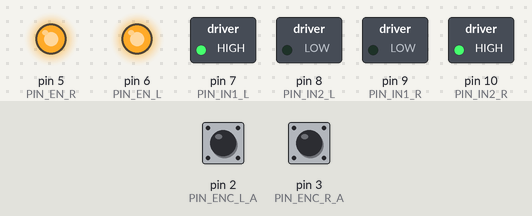
This program was run on a simulated Arduino Uno, built with avr-gcc and run on an emulated ATmega328P. Shown: switched loads named in the program (green lamp = pin HIGH), output pins drawn as LEDs (lit = HIGH). Inputs (shaded band) come from the test bench; at power-on: pin 2 (PIN_ENC_L_A) HIGH, pin 3 (PIN_ENC_R_A) HIGH. What the program prints to the serial monitor is not drawn.

Above: at 0.1 s.
Timing chart, 0 to 1.6 s (numbered marks = the images above):
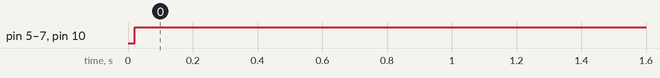

Measured:
- by itself, pin 5 (PIN_EN_R), pin 6 (PIN_EN_L), pin 7 (PIN_IN1_L), pin 10 (PIN_IN2_R): LOW → HIGH at 0.02 s

The program:

main.cpp
```cpp
#include <Arduino.h>
#include "config.h"
#include "motor.h"
#include "encoder.h"
#include "sensor.h"
#include "motion.h"

#define PIN_R_SENSOR   A3
#define PIN_L_SENSOR   A2

#define PIN_IN1_L       7
#define PIN_IN2_L       8
#define PIN_EN_L        6
#define PIN_ENC_L_A     2
#define PIN_ENC_L_B     4

#define PIN_IN1_R       9
#define PIN_IN2_R      10
#define PIN_EN_R        5
#define PIN_ENC_R_A     3
#define PIN_ENC_R_B    11

config_t config;

static Encoder    Enc_L(config.motor_L);
static Encoder    Enc_R(config.motor_R);
static Motor      Motor_L(config.motor_L, Enc_L);
static Motor      Motor_R(config.motor_R, Enc_R);
static LineSensor Sensor_L(config.sensor_L);
static LineSensor Sensor_R(config.sensor_R);

static Motion     RobotMotion(Motor_L, Motor_R, Enc_L, Enc_R);

void init_cfg(void) {
    // --- Левый мотор ---
    config.motor_L.pin_in1   = PIN_IN1_L;
    config.motor_L.pin_in2   = PIN_IN2_L;
    config.motor_L.pin_en    = PIN_EN_L;
    config.motor_L.pin_enc_a = PIN_ENC_L_A;
    config.motor_L.pin_enc_b = PIN_ENC_L_B;
    config.motor_L.invert    = false;
    config.motor_L.max_speed = 255;
    config.motor_L.dead_zone = 60;
    config.motor_L.pid.kp      = 1.5f;
    config.motor_L.pid.ki      = 3.0f;
    config.motor_L.pid.kd      = 0.0f;
    config.motor_L.pid.min_out = -255.0f;
    config.motor_L.pid.max_out =  255.0f;

    // --- Правый мотор ---
    config.motor_R.pin_in1   = PIN_IN1_R;
    config.motor_R.pin_in2   = PIN_IN2_R;
    config.motor_R.pin_en    = PIN_EN_R;
    config.motor_R.pin_enc_a = PIN_ENC_R_A;
    config.motor_R.pin_enc_b = PIN_ENC_R_B;
    config.motor_R.invert    = true;
    config.motor_R.max_speed = 255;
    config.motor_R.dead_zone = 60;
    config.motor_R.pid.kp      = 1.5f;
    config.motor_R.pid.ki      = 3.0f;
    config.motor_R.pid.kd      = 0.0f;
    config.motor_R.pid.min_out = -255.0f;
    config.motor_R.pid.max_out =  255.0f;

    // --- Датчики линии ---
    config.sensor_L.pin = PIN_L_SENSOR;
    config.sensor_R.pin = PIN_R_SENSOR;
}

void isrEncoderL() { Enc_L.tick(); }
void isrEncoderR() { Enc_R.tick(); }

// Сценарий движения
void executeNextStep() {
    static int step = 0;

    // Если робот не закончил движение, ничего не делаем
    if (!RobotMotion.isDone()) return;

    switch (step) {
        case 0:
            Serial.println("Шаг 1: Едем прямо 200 мм (скорость 150)");
            RobotMotion.drive(200.0f, 150.0f);
            step++;
            break;
        case 1:
            Serial.println("Шаг 2: Остановка 1000 мс");
            RobotMotion.stop(1000);
            step++;
            break;
        case 2:
            Serial.println("Шаг 3: Поворот на месте налево на 90 град");
            RobotMotion.turn(90.0f, 0.0f, 100.0f);
            step++;
            break;
        case 3:
            Serial.println("Шаг 4: Едем по дуге вправо (радиус 150) на 90 град");
            RobotMotion.turn(-90.0f, 150.0f, 120.0f);
            step++;
            break;
        case 4:
            Serial.println("Шаг 5: Поворот направо (радиус = половина колеи, одно колесо стоит)");
            RobotMotion.turn(-90.0f, WHEEL_WIDTH / 2.0f, 80.0f);
            step++;
            break;
        case 5:
            Serial.println("Сценарий завершен. Ждем...");
            RobotMotion.stop(10000);
            step++;
            break;
        default:
            // Все шаги выполнены
            break;
    }
}

void setup() {
    Serial.begin(115200);
    while (!Serial) {}

    init_cfg();

    Enc_L.begin();
    Enc_R.begin();
    Motor_L.begin();
    Motor_R.begin();
    Sensor_L.begin();
    Sensor_R.begin();

    attachInterrupt(digitalPinToInterrupt(PIN_ENC_L_A), isrEncoderL, CHANGE);
    attachInterrupt(digitalPinToInterrupt(PIN_ENC_R_A), isrEncoderR, CHANGE);

    Serial.println(F("Start Sequence"));
}

void loop() {
    // 1. Запускаем следующий шаг, если предыдущий завершен
    executeNextStep();

    // 2. Обновляем состояние робота (ПИД и проверка окончания движения)
    RobotMotion.update();
}
```

encoder.h
```cpp
#ifndef ENCODER_H
#define ENCODER_H

#include <Arduino.h>
#include "config.h"

class Encoder {
public:
    Encoder(const motor_cfg_t& cfg);
    void begin();
    void reset();
    long  count();
    float distanceMM();
    void  tick();
private:
    const motor_cfg_t& _cfg;
    volatile long _count;
};

#endif
```

motion.h
```cpp
#ifndef MOTION_H
#define MOTION_H

#include <Arduino.h>
#include "motor.h"
#include "encoder.h"
#include "config.h"

// Enum вынесен в общую область видимости, чтобы main мог его использовать
enum MotionState {
    IDLE,
    MOVING_TIME,
    MOVING_DIST,
    MOVING_ARC
};

class Motion {
public:
    Motion(Motor& m_left, Motor& m_right, Encoder& e_left, Encoder& e_right);

    void stop(unsigned long ms);
    void drive(float distance_mm, float speed_mm_s);
    void turn(float angle_deg, float radius_mm, float speed_mm_s);

    void update();

    MotionState getState() const { return _state; }
    bool isDone() const { return _state == IDLE; }

private:
    Motor&   _mL;
    Motor&   _mR;
    Encoder& _eL;
    Encoder& _eR;

    MotionState _state;
    unsigned long _start_ms;
    unsigned long _target_time_ms;

    float _target_dist_L;
    float _target_dist_R;

    void setSpeeds(float vL, float vR);
};

#endif
```

motor.h
```cpp
#ifndef MOTOR_H
#define MOTOR_H

#include <Arduino.h>
#include "config.h"
#include "encoder.h"
#include "pid.h"

class Motor {
public:
    Motor(const motor_cfg_t& cfg, Encoder& enc);
    void begin();
    void setVelocity(float mm_per_s);
    void update();
    float getVelocity() const { return _vel_measured; }
    void stop();
private:
    const motor_cfg_t& _cfg;
    Encoder&           _enc;
    PID_t              _pid;
    float    _vel_target;
    float    _vel_measured;
    long     _last_count;
    unsigned long _last_ms;
    void applyPWM(int pwm);
};

#endif
```

sensor.h
```cpp
#ifndef LINE_SENSOR_H
#define LINE_SENSOR_H

#include <Arduino.h>
#include "config.h"

class LineSensor {
public:
    LineSensor(const sensor_cfg_t& cfg);
    void begin();
    int  read();
private:
    const sensor_cfg_t& _cfg;
};

#endif
```

encoder.cpp
```cpp
#include "encoder.h"

Encoder::Encoder(const motor_cfg_t& cfg)
    : _cfg(cfg), _count(0) {}

void Encoder::begin() {
    pinMode(_cfg.pin_enc_a, INPUT_PULLUP);
    pinMode(_cfg.pin_enc_b, INPUT_PULLUP);
}

long Encoder::count() {
    noInterrupts();
    long c = _count;
    interrupts();
    return c;
}

void Encoder::reset() {
    noInterrupts();
    _count = 0;
    interrupts();
}

float Encoder::distanceMM() {
    return count() * MM_PER_IMP;
}

void Encoder::tick() {
    bool a = digitalRead(_cfg.pin_enc_a);
    bool b = digitalRead(_cfg.pin_enc_b);

    int8_t dir = (a == b) ? +1 : -1;

    // ЖЕСТКАЯ ИНВЕРСИЯ ДЛЯ ЛЕВОГО ЭНКОДЕРА (пин 2)
    // Так как мы убрали enc_invert, делаем это здесь.
    if (_cfg.pin_enc_a == 2) {
        dir = -dir;
    }

    _count += dir;
}
```

motion.cpp
```cpp
#include "motion.h"

Motion::Motion(Motor& m_left, Motor& m_right, Encoder& e_left, Encoder& e_right)
    : _mL(m_left), _mR(m_right), _eL(e_left), _eR(e_right),
      _state(IDLE), _start_ms(0), _target_time_ms(0),
      _target_dist_L(0), _target_dist_R(0) {}

void Motion::setSpeeds(float vL, float vR) {
    _mL.setVelocity(vL);
    _mR.setVelocity(vR);
}

void Motion::stop(unsigned long ms) {
    setSpeeds(0, 0);
    _state = MOVING_TIME;
    _start_ms = millis();
    _target_time_ms = ms;
}

void Motion::drive(float distance_mm, float speed_mm_s) {
    _eL.reset();
    _eR.reset();

    float brake_comp = 15.0f;
    float target = distance_mm;
    if (target > 0) target = max(0.0f, distance_mm - brake_comp);
    else target = min(0.0f, distance_mm + brake_comp);

    _target_dist_L = target;
    _target_dist_R = target;

    setSpeeds(speed_mm_s, speed_mm_s);
    _state = MOVING_DIST;
}

void Motion::turn(float angle_deg, float radius_mm, float speed_mm_s) {
    _eL.reset();
    _eR.reset();

    float rad = angle_deg * PI / 180.0f;

    // Расстояния колес
    float dist_L = rad * (radius_mm + (WHEEL_WIDTH / 2.0f));
    float dist_R = rad * (radius_mm - (WHEEL_WIDTH / 2.0f));

    float comp = 10.0f;
    if (dist_L > 0) dist_L = max(0.0f, dist_L - comp);
    if (dist_L < 0) dist_L = min(0.0f, dist_L + comp);

    if (dist_R > 0) dist_R = max(0.0f, dist_R - comp);
    if (dist_R < 0) dist_R = min(0.0f, dist_R + comp);

    _target_dist_L = dist_L;
    _target_dist_R = dist_R;

    float max_dist = max(fabsf(dist_L), fabsf(dist_R));
    float vL = 0, vR = 0;

    if (max_dist > 1.0f) {
        vL = (dist_L / max_dist) * speed_mm_s;
        vR = (dist_R / max_dist) * speed_mm_s;
    }

    setSpeeds(vL, vR);
    _state = MOVING_ARC;
}

void Motion::update() {
    _mL.update();
    _mR.update();

    if (_state == IDLE) return;

    unsigned long now = millis();

    if (_state == MOVING_TIME) {
        if (now - _start_ms >= _target_time_ms) {
            setSpeeds(0, 0);
            _state = IDLE;
        }
        return;
    }

    if (_state == MOVING_DIST || _state == MOVING_ARC) {
        float dL = _eL.distanceMM();
        float dR = _eR.distanceMM();

        bool done_L = (fabsf(dL - _target_dist_L) <= 2.0f) ||
                      ((_target_dist_L > 0 && dL >= _target_dist_L) || (_target_dist_L < 0 && dL <= _target_dist_L));

        bool done_R = (fabsf(dR - _target_dist_R) <= 2.0f) ||
                      ((_target_dist_R > 0 && dR >= _target_dist_R) || (_target_dist_R < 0 && dR <= _target_dist_R));

        if (done_L && done_R) {
            setSpeeds(0, 0);
            _state = IDLE;
        }
    }
}
```

motor.cpp
```cpp
#include "motor.h"

Motor::Motor(const motor_cfg_t& cfg, Encoder& enc)
    : _cfg(cfg),
      _enc(enc),
      _pid(const_cast<pid_cfg_t&>(cfg.pid)),
      _vel_target(0),
      _vel_measured(0),
      _last_count(0),
      _last_ms(0) {}

void Motor::begin() {
    pinMode(_cfg.pin_in1, OUTPUT);
    pinMode(_cfg.pin_in2, OUTPUT);
    pinMode(_cfg.pin_en,  OUTPUT);
    _enc.reset();
    _last_count = 0;
    _last_ms = millis();
    _pid.reset();
}

void Motor::setVelocity(float mm_per_s) {
    _vel_target = mm_per_s;
}

void Motor::stop() {
    _vel_target = 0;
    _pid.reset();
    applyPWM(0);
}

void Motor::update() {
    unsigned long now = millis();
    if (now - _last_ms < VEL_UPDATE_MS) return;

    long c = _enc.count();
    long dc = c - _last_count;
    unsigned long dt_ms = now - _last_ms;
    _last_count = c;
    _last_ms = now;

    float dt = (float)dt_ms / 1000.0f;
    float dist_mm = (float)dc * MM_PER_IMP;
    _vel_measured = dist_mm / dt;

    float err = _vel_target - _vel_measured;
    float out = _pid.calc(err, dt);

    float base = 0.0f;
    if (_vel_target > 0.1f)  base =  (float)_cfg.dead_zone;
    if (_vel_target < -0.1f) base = -(float)_cfg.dead_zone;

    float pwm = base + out;

    if (pwm >  _cfg.max_speed) pwm =  _cfg.max_speed;
    if (pwm < -_cfg.max_speed) pwm = -_cfg.max_speed;

    applyPWM((int)pwm);
}

void Motor::applyPWM(int pwm) {
    if (pwm >  _cfg.max_speed) pwm =  _cfg.max_speed;
    if (pwm < -_cfg.max_speed) pwm = -_cfg.max_speed;

    if (_cfg.invert) pwm = -pwm;

    if (pwm > 0) {
        digitalWrite(_cfg.pin_in1, HIGH);
        digitalWrite(_cfg.pin_in2, LOW);
    } else if (pwm < 0) {
        digitalWrite(_cfg.pin_in1, LOW);
        digitalWrite(_cfg.pin_in2, HIGH);
    } else {
        digitalWrite(_cfg.pin_in1, LOW);
        digitalWrite(_cfg.pin_in2, LOW);
    }
    analogWrite(_cfg.pin_en, abs(pwm));
}
```

sensor.cpp
```cpp
#include "sensor.h"

LineSensor::LineSensor(const sensor_cfg_t& cfg)
    : _cfg(cfg) {}

void LineSensor::begin() {
    pinMode(_cfg.pin, INPUT);
}

int LineSensor::read() {
    return analogRead(_cfg.pin);
}
```

config.h
```cpp
#ifndef CONFIG_H
#define CONFIG_H

#include <Arduino.h>

constexpr float WHEEL_DIAMETER = 60.0f;
constexpr int   IMP_PER_ROTATE = 982;
constexpr float WHEEL_WIDTH    = 156.0f; // Колея, мм

constexpr float WHEEL_CIRCUMFERENCE = PI * WHEEL_DIAMETER;
constexpr float MM_PER_IMP          = WHEEL_CIRCUMFERENCE / IMP_PER_ROTATE;

constexpr unsigned long VEL_UPDATE_MS = 20;

struct pid_cfg_t {
    float kp;
    float ki;
    float kd;
    float min_out;
    float max_out;
};

struct motor_cfg_t {
    uint8_t pin_in1;
    uint8_t pin_in2;
    uint8_t pin_en;
    uint8_t pin_enc_a;
    uint8_t pin_enc_b;
    bool    invert;
    int     max_speed;
    uint8_t dead_zone;
    pid_cfg_t pid;
};

struct sensor_cfg_t {
    uint8_t pin;
};

struct config_t {
    motor_cfg_t  motor_L;
    motor_cfg_t  motor_R;
    sensor_cfg_t sensor_L;
    sensor_cfg_t sensor_R;
};

#endif
```
